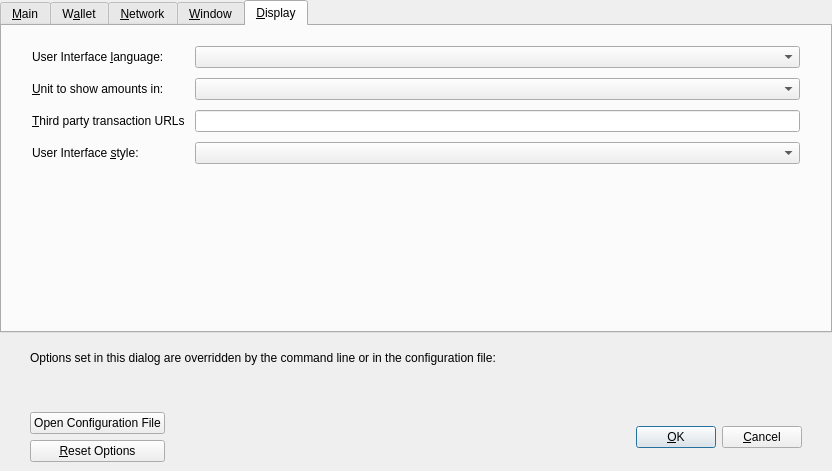
<?xml version="1.0" encoding="UTF-8"?>
<ui version="4.0">
 <class>OptionsDialog</class>
 <widget class="QDialog" name="OptionsDialog">
  <property name="geometry">
   <rect>
    <x>0</x>
    <y>0</y>
    <width>832</width>
    <height>471</height>
   </rect>
  </property>
  <property name="windowTitle">
   <string>Options</string>
  </property>
  <property name="modal">
   <bool>true</bool>
  </property>
  <layout class="QVBoxLayout" name="verticalLayout">
   <property name="leftMargin">
    <number>0</number>
   </property>
   <property name="topMargin">
    <number>0</number>
   </property>
   <property name="rightMargin">
    <number>0</number>
   </property>
   <property name="bottomMargin">
    <number>0</number>
   </property>
   <item>
    <widget class="QTabWidget" name="tabWidget">
     <property name="currentIndex">
      <number>4</number>
     </property>
     <widget class="QWidget" name="tabMain">
      <attribute name="title">
       <string>&amp;Main</string>
      </attribute>
      <layout class="QVBoxLayout" name="verticalLayout_3">
       <property name="spacing">
        <number>10</number>
       </property>
       <property name="leftMargin">
        <number>30</number>
       </property>
       <property name="topMargin">
        <number>20</number>
       </property>
       <property name="rightMargin">
        <number>30</number>
       </property>
       <property name="bottomMargin">
        <number>20</number>
       </property>
       <item>
        <widget class="QCheckBox" name="bitcoinAtStartup">
         <property name="toolTip">
          <string>Automatically start %1 after logging in to the system.</string>
         </property>
         <property name="text">
          <string>&amp;Start %1 on system login</string>
         </property>
        </widget>
       </item>
       <item>
        <layout class="QGridLayout" name="gridLayout">
         <property name="verticalSpacing">
          <number>10</number>
         </property>
         <item row="4" column="0" colspan="2">
          <widget class="QLabel" name="pruneWarning">
           <property name="text">
            <string>Reverting this setting requires re-downloading the entire blockchain.</string>
           </property>
           <property name="textFormat">
            <enum>Qt::PlainText</enum>
           </property>
          </widget>
         </item>
         <item row="1" column="0">
          <widget class="QLabel" name="threadsScriptVerifLabel">
           <property name="text">
            <string>Number of script &amp;verification threads</string>
           </property>
           <property name="textFormat">
            <enum>Qt::PlainText</enum>
           </property>
           <property name="buddy">
            <cstring>threadsScriptVerif</cstring>
           </property>
          </widget>
         </item>
         <item row="2" column="0">
          <widget class="QLabel" name="reserveBalanceLabel">
           <property name="toolTip">
            <string>Reserve amount that will not be used for staking</string>
           </property>
           <property name="text">
            <string>Reserve</string>
           </property>
           <property name="textFormat">
            <enum>Qt::PlainText</enum>
           </property>
           <property name="buddy">
            <cstring>threadsScriptVerif</cstring>
           </property>
          </widget>
         </item>
         <item row="0" column="1">
          <layout class="QHBoxLayout" name="horizontalLayout_2_Main">
           <item>
            <widget class="QSpinBox" name="databaseCache">
             <property name="minimumSize">
              <size>
               <width>100</width>
               <height>0</height>
              </size>
             </property>
            </widget>
           </item>
           <item>
            <widget class="QLabel" name="databaseCacheUnitLabel">
             <property name="text">
              <string>MiB</string>
             </property>
             <property name="textFormat">
              <enum>Qt::PlainText</enum>
             </property>
            </widget>
           </item>
           <item>
            <spacer name="horizontalSpacer_2_Main">
             <property name="orientation">
              <enum>Qt::Horizontal</enum>
             </property>
             <property name="sizeHint" stdset="0">
              <size>
               <width>40</width>
               <height>20</height>
              </size>
             </property>
            </spacer>
           </item>
          </layout>
         </item>
         <item row="0" column="0">
          <widget class="QLabel" name="databaseCacheLabel">
           <property name="text">
            <string>Size of &amp;database cache</string>
           </property>
           <property name="textFormat">
            <enum>Qt::PlainText</enum>
           </property>
           <property name="buddy">
            <cstring>databaseCache</cstring>
           </property>
          </widget>
         </item>
         <item row="2" column="1">
          <layout class="QHBoxLayout" name="horizontalLayout_3_Main_3">
           <item>
            <widget class="BitcoinAmountField" name="reserveBalance">
             <property name="toolTip">
              <string>Reserve amount that will not be used for staking</string>
             </property>
            </widget>
           </item>
           <item>
            <spacer name="horizontalSpacer_3_Main_3">
             <property name="orientation">
              <enum>Qt::Horizontal</enum>
             </property>
             <property name="sizeHint" stdset="0">
              <size>
               <width>40</width>
               <height>20</height>
              </size>
             </property>
            </spacer>
           </item>
          </layout>
         </item>
         <item row="1" column="1">
          <layout class="QHBoxLayout" name="horizontalLayout_3_Main">
           <item>
            <widget class="QSpinBox" name="threadsScriptVerif">
             <property name="minimumSize">
              <size>
               <width>100</width>
               <height>0</height>
              </size>
             </property>
             <property name="toolTip">
              <string>(0 = auto, &lt;0 = leave that many cores free)</string>
             </property>
            </widget>
           </item>
           <item>
            <spacer name="horizontalSpacer_3_Main">
             <property name="orientation">
              <enum>Qt::Horizontal</enum>
             </property>
             <property name="sizeHint" stdset="0">
              <size>
               <width>40</width>
               <height>20</height>
              </size>
             </property>
            </spacer>
           </item>
          </layout>
         </item>
         <item row="3" column="0">
          <widget class="QCheckBox" name="prune">
           <property name="toolTip">
            <string>Disables some advanced features but all blocks will still be fully validated. Reverting this setting requires re-downloading the entire blockchain. Actual disk usage may be somewhat higher.</string>
           </property>
           <property name="text">
            <string>Prune &amp;block storage to</string>
           </property>
          </widget>
         </item>
         <item row="3" column="1">
          <layout class="QHBoxLayout" name="horizontalLayout_Main_Prune">
           <item>
            <widget class="QSpinBox" name="pruneSize"/>
           </item>
           <item>
            <widget class="QLabel" name="pruneSizeUnitLabel">
             <property name="text">
              <string>GB</string>
             </property>
             <property name="textFormat">
              <enum>Qt::PlainText</enum>
             </property>
            </widget>
           </item>
           <item>
            <spacer name="horizontalSpacer_Main_Prune">
             <property name="orientation">
              <enum>Qt::Horizontal</enum>
             </property>
             <property name="sizeHint" stdset="0">
              <size>
               <width>40</width>
               <height>20</height>
              </size>
             </property>
            </spacer>
           </item>
          </layout>
         </item>
        </layout>
       </item>
       <item>
        <widget class="QCheckBox" name="logEvents">
         <property name="text">
          <string>Enable  log &amp;events</string>
         </property>
        </widget>
       </item>
       <item>
        <spacer name="verticalSpacer_Main">
         <property name="orientation">
          <enum>Qt::Vertical</enum>
         </property>
         <property name="sizeHint" stdset="0">
          <size>
           <width>20</width>
           <height>40</height>
          </size>
         </property>
        </spacer>
       </item>
      </layout>
     </widget>
     <widget class="QWidget" name="tabWallet">
      <attribute name="title">
       <string>W&amp;allet</string>
      </attribute>
      <layout class="QVBoxLayout" name="verticalLayout_Wallet">
       <property name="spacing">
        <number>10</number>
       </property>
       <property name="leftMargin">
        <number>30</number>
       </property>
       <property name="topMargin">
        <number>20</number>
       </property>
       <property name="rightMargin">
        <number>30</number>
       </property>
       <property name="bottomMargin">
        <number>20</number>
       </property>
       <item>
        <widget class="QGroupBox" name="groupBox">
         <property name="title">
          <string>Expert</string>
         </property>
         <layout class="QVBoxLayout" name="verticalLayout_2">
          <property name="spacing">
           <number>10</number>
          </property>
          <item>
           <widget class="QCheckBox" name="coinControlFeatures">
            <property name="toolTip">
             <string>Whether to show coin control features or not.</string>
            </property>
            <property name="text">
             <string>Enable coin &amp;control features</string>
            </property>
           </widget>
          </item>
          <item>
           <widget class="QCheckBox" name="spendZeroConfChange">
            <property name="toolTip">
             <string>If you disable the spending of unconfirmed change, the change from a transaction cannot be used until that transaction has at least one confirmation. This also affects how your balance is computed.</string>
            </property>
            <property name="text">
             <string>&amp;Spend unconfirmed change</string>
            </property>
           </widget>
          </item>
          <item>
           <widget class="QCheckBox" name="zeroBalanceAddressToken">
            <property name="text">
             <string>Enable &amp;zero balance for receiver token address</string>
            </property>
           </widget>
          </item>
          <item>
           <widget class="QCheckBox" name="useChangeAddress">
            <property name="text">
             <string>Use change &amp;address</string>
            </property>
           </widget>
          </item>
          <item>
           <widget class="QCheckBox" name="checkForUpdates">
            <property name="text">
             <string>Check for &amp;updates</string>
            </property>
           </widget>
          </item>
         </layout>
        </widget>
       </item>
       <item>
        <spacer name="verticalSpacer_Wallet">
         <property name="orientation">
          <enum>Qt::Vertical</enum>
         </property>
         <property name="sizeHint" stdset="0">
          <size>
           <width>20</width>
           <height>40</height>
          </size>
         </property>
        </spacer>
       </item>
      </layout>
     </widget>
     <widget class="QWidget" name="tabNetwork">
      <attribute name="title">
       <string>&amp;Network</string>
      </attribute>
      <layout class="QVBoxLayout" name="verticalLayout_Network">
       <property name="spacing">
        <number>10</number>
       </property>
       <property name="leftMargin">
        <number>30</number>
       </property>
       <property name="topMargin">
        <number>20</number>
       </property>
       <property name="rightMargin">
        <number>30</number>
       </property>
       <property name="bottomMargin">
        <number>20</number>
       </property>
       <item>
        <widget class="QCheckBox" name="mapPortUpnp">
         <property name="toolTip">
          <string>Automatically open the Bitcoin client port on the router. This only works when your router supports UPnP and it is enabled.</string>
         </property>
         <property name="text">
          <string>Map port using &amp;UPnP</string>
         </property>
        </widget>
       </item>
       <item>
        <widget class="QCheckBox" name="allowIncoming">
         <property name="toolTip">
          <string>Accept connections from outside.</string>
         </property>
         <property name="text">
          <string>Allow incomin&amp;g connections</string>
         </property>
        </widget>
       </item>
       <item>
        <widget class="QCheckBox" name="connectSocks">
         <property name="toolTip">
          <string>Connect to the Bitcoin network through a SOCKS5 proxy.</string>
         </property>
         <property name="text">
          <string>&amp;Connect through SOCKS5 proxy (default proxy):</string>
         </property>
        </widget>
       </item>
       <item>
        <layout class="QHBoxLayout" name="horizontalLayout_1_Network">
         <item>
          <widget class="QLabel" name="proxyIpLabel">
           <property name="text">
            <string>Proxy &amp;IP:</string>
           </property>
           <property name="textFormat">
            <enum>Qt::PlainText</enum>
           </property>
           <property name="buddy">
            <cstring>proxyIp</cstring>
           </property>
          </widget>
         </item>
         <item>
          <widget class="QValidatedLineEdit" name="proxyIp">
           <property name="minimumSize">
            <size>
             <width>140</width>
             <height>0</height>
            </size>
           </property>
           <property name="maximumSize">
            <size>
             <width>140</width>
             <height>16777215</height>
            </size>
           </property>
           <property name="toolTip">
            <string>IP address of the proxy (e.g. IPv4: 127.0.0.1 / IPv6: ::1)</string>
           </property>
          </widget>
         </item>
         <item>
          <widget class="QLabel" name="proxyPortLabel">
           <property name="text">
            <string>&amp;Port:</string>
           </property>
           <property name="textFormat">
            <enum>Qt::PlainText</enum>
           </property>
           <property name="buddy">
            <cstring>proxyPort</cstring>
           </property>
          </widget>
         </item>
         <item>
          <widget class="QLineEdit" name="proxyPort">
           <property name="minimumSize">
            <size>
             <width>55</width>
             <height>0</height>
            </size>
           </property>
           <property name="maximumSize">
            <size>
             <width>55</width>
             <height>16777215</height>
            </size>
           </property>
           <property name="toolTip">
            <string>Port of the proxy (e.g. 9050)</string>
           </property>
          </widget>
         </item>
         <item>
          <spacer name="horizontalSpacer_1_Network">
           <property name="orientation">
            <enum>Qt::Horizontal</enum>
           </property>
           <property name="sizeHint" stdset="0">
            <size>
             <width>40</width>
             <height>20</height>
            </size>
           </property>
          </spacer>
         </item>
        </layout>
       </item>
       <item>
        <layout class="QHBoxLayout" name="horizontalLayout_2_Network">
         <item>
          <widget class="QLabel" name="proxyActiveNets">
           <property name="text">
            <string>Used for reaching peers via:</string>
           </property>
           <property name="textFormat">
            <enum>Qt::PlainText</enum>
           </property>
          </widget>
         </item>
         <item>
          <widget class="QCheckBox" name="proxyReachIPv4">
           <property name="enabled">
            <bool>false</bool>
           </property>
           <property name="toolTip">
            <string>Shows if the supplied default SOCKS5 proxy is used to reach peers via this network type.</string>
           </property>
           <property name="text">
            <string/>
           </property>
          </widget>
         </item>
         <item>
          <widget class="QLabel" name="proxyReachIPv4Label">
           <property name="text">
            <string>IPv4</string>
           </property>
           <property name="textFormat">
            <enum>Qt::PlainText</enum>
           </property>
          </widget>
         </item>
         <item>
          <widget class="QCheckBox" name="proxyReachIPv6">
           <property name="enabled">
            <bool>false</bool>
           </property>
           <property name="toolTip">
            <string>Shows if the supplied default SOCKS5 proxy is used to reach peers via this network type.</string>
           </property>
           <property name="text">
            <string/>
           </property>
          </widget>
         </item>
         <item>
          <widget class="QLabel" name="proxyReachIPv6Label">
           <property name="text">
            <string>IPv6</string>
           </property>
           <property name="textFormat">
            <enum>Qt::PlainText</enum>
           </property>
          </widget>
         </item>
         <item>
          <widget class="QCheckBox" name="proxyReachTor">
           <property name="enabled">
            <bool>false</bool>
           </property>
           <property name="toolTip">
            <string>Shows if the supplied default SOCKS5 proxy is used to reach peers via this network type.</string>
           </property>
           <property name="text">
            <string/>
           </property>
          </widget>
         </item>
         <item>
          <widget class="QLabel" name="proxyReachTorLabel">
           <property name="text">
            <string>Tor</string>
           </property>
           <property name="textFormat">
            <enum>Qt::PlainText</enum>
           </property>
          </widget>
         </item>
         <item>
          <spacer name="horizontalSpacer_2_Network">
           <property name="orientation">
            <enum>Qt::Horizontal</enum>
           </property>
           <property name="sizeHint" stdset="0">
            <size>
             <width>40</width>
             <height>20</height>
            </size>
           </property>
          </spacer>
         </item>
        </layout>
       </item>
       <item>
        <widget class="QCheckBox" name="connectSocksTor">
         <property name="toolTip">
          <string>Connect to the Bitcoin network through a separate SOCKS5 proxy for Tor hidden services.</string>
         </property>
         <property name="text">
          <string>Use separate SOCKS&amp;5 proxy to reach peers via Tor hidden services:</string>
         </property>
        </widget>
       </item>
       <item>
        <layout class="QHBoxLayout" name="horizontalLayout_3_Network">
         <item>
          <widget class="QLabel" name="proxyIpTorLabel">
           <property name="text">
            <string>Proxy &amp;IP:</string>
           </property>
           <property name="textFormat">
            <enum>Qt::PlainText</enum>
           </property>
           <property name="buddy">
            <cstring>proxyIpTor</cstring>
           </property>
          </widget>
         </item>
         <item>
          <widget class="QValidatedLineEdit" name="proxyIpTor">
           <property name="minimumSize">
            <size>
             <width>140</width>
             <height>0</height>
            </size>
           </property>
           <property name="maximumSize">
            <size>
             <width>140</width>
             <height>16777215</height>
            </size>
           </property>
           <property name="toolTip">
            <string>IP address of the proxy (e.g. IPv4: 127.0.0.1 / IPv6: ::1)</string>
           </property>
          </widget>
         </item>
         <item>
          <widget class="QLabel" name="proxyPortTorLabel">
           <property name="text">
            <string>&amp;Port:</string>
           </property>
           <property name="textFormat">
            <enum>Qt::PlainText</enum>
           </property>
           <property name="buddy">
            <cstring>proxyPortTor</cstring>
           </property>
          </widget>
         </item>
         <item>
          <widget class="QLineEdit" name="proxyPortTor">
           <property name="minimumSize">
            <size>
             <width>55</width>
             <height>0</height>
            </size>
           </property>
           <property name="maximumSize">
            <size>
             <width>55</width>
             <height>16777215</height>
            </size>
           </property>
           <property name="toolTip">
            <string>Port of the proxy (e.g. 9050)</string>
           </property>
          </widget>
         </item>
         <item>
          <spacer name="horizontalSpacer_4_Network">
           <property name="orientation">
            <enum>Qt::Horizontal</enum>
           </property>
           <property name="sizeHint" stdset="0">
            <size>
             <width>40</width>
             <height>20</height>
            </size>
           </property>
          </spacer>
         </item>
        </layout>
       </item>
       <item>
        <spacer name="verticalSpacer_Network">
         <property name="orientation">
          <enum>Qt::Vertical</enum>
         </property>
         <property name="sizeHint" stdset="0">
          <size>
           <width>20</width>
           <height>40</height>
          </size>
         </property>
        </spacer>
       </item>
      </layout>
     </widget>
     <widget class="QWidget" name="tabWindow">
      <attribute name="title">
       <string>&amp;Window</string>
      </attribute>
      <layout class="QVBoxLayout" name="verticalLayout_Window">
       <property name="spacing">
        <number>10</number>
       </property>
       <property name="leftMargin">
        <number>30</number>
       </property>
       <property name="topMargin">
        <number>20</number>
       </property>
       <property name="rightMargin">
        <number>30</number>
       </property>
       <property name="bottomMargin">
        <number>20</number>
       </property>
       <item>
        <widget class="QCheckBox" name="hideTrayIcon">
         <property name="toolTip">
          <string>Hide the icon from the system tray.</string>
         </property>
         <property name="text">
          <string>&amp;Hide tray icon</string>
         </property>
        </widget>
       </item>
       <item>
        <widget class="QCheckBox" name="minimizeToTray">
         <property name="toolTip">
          <string>Show only a tray icon after minimizing the window.</string>
         </property>
         <property name="text">
          <string>&amp;Minimize to the tray instead of the taskbar</string>
         </property>
        </widget>
       </item>
       <item>
        <widget class="QCheckBox" name="minimizeOnClose">
         <property name="toolTip">
          <string>Minimize instead of exit the application when the window is closed. When this option is enabled, the application will be closed only after selecting Exit in the menu.</string>
         </property>
         <property name="text">
          <string>M&amp;inimize on close</string>
         </property>
        </widget>
       </item>
       <item>
        <spacer name="verticalSpacer_Window">
         <property name="orientation">
          <enum>Qt::Vertical</enum>
         </property>
         <property name="sizeHint" stdset="0">
          <size>
           <width>20</width>
           <height>40</height>
          </size>
         </property>
        </spacer>
       </item>
      </layout>
     </widget>
     <widget class="QWidget" name="tabDisplay">
      <attribute name="title">
       <string>&amp;Display</string>
      </attribute>
      <layout class="QVBoxLayout" name="verticalLayout_Display">
       <property name="spacing">
        <number>10</number>
       </property>
       <property name="leftMargin">
        <number>30</number>
       </property>
       <property name="topMargin">
        <number>20</number>
       </property>
       <property name="rightMargin">
        <number>30</number>
       </property>
       <property name="bottomMargin">
        <number>20</number>
       </property>
       <item>
        <layout class="QGridLayout" name="gridLayout_2">
         <property name="verticalSpacing">
          <number>10</number>
         </property>
         <item row="0" column="0">
          <widget class="QLabel" name="langLabel">
           <property name="text">
            <string>User Interface &amp;language:</string>
           </property>
           <property name="textFormat">
            <enum>Qt::PlainText</enum>
           </property>
           <property name="buddy">
            <cstring>lang</cstring>
           </property>
          </widget>
         </item>
         <item row="0" column="1">
          <widget class="QValueComboBox" name="lang">
           <property name="toolTip">
            <string>The user interface language can be set here. This setting will take effect after restarting %1.</string>
           </property>
          </widget>
         </item>
         <item row="1" column="0">
          <widget class="QLabel" name="unitLabel">
           <property name="text">
            <string>&amp;Unit to show amounts in:</string>
           </property>
           <property name="textFormat">
            <enum>Qt::PlainText</enum>
           </property>
           <property name="buddy">
            <cstring>unit</cstring>
           </property>
          </widget>
         </item>
         <item row="2" column="0">
          <widget class="QLabel" name="thirdPartyTxUrlsLabel">
           <property name="toolTip">
            <string>Third party URLs (e.g. a block explorer) that appear in the transactions tab as context menu items. %s in the URL is replaced by transaction hash. Multiple URLs are separated by vertical bar |.</string>
           </property>
           <property name="text">
            <string>&amp;Third party transaction URLs</string>
           </property>
           <property name="buddy">
            <cstring>thirdPartyTxUrls</cstring>
           </property>
          </widget>
         </item>
         <item row="1" column="1">
          <widget class="QValueComboBox" name="unit">
           <property name="toolTip">
            <string>Choose the default subdivision unit to show in the interface and when sending coins.</string>
           </property>
          </widget>
         </item>
         <item row="2" column="1">
          <widget class="QLineEdit" name="thirdPartyTxUrls">
           <property name="toolTip">
            <string>Third party URLs (e.g. a block explorer) that appear in the transactions tab as context menu items. %s in the URL is replaced by transaction hash. Multiple URLs are separated by vertical bar |.</string>
           </property>
          </widget>
         </item>
         <item row="3" column="0">
          <widget class="QLabel" name="themeLabel">
           <property name="text">
            <string>User Interface &amp;style:</string>
           </property>
           <property name="textFormat">
            <enum>Qt::PlainText</enum>
           </property>
           <property name="buddy">
            <cstring>lang</cstring>
           </property>
          </widget>
         </item>
         <item row="3" column="1">
          <widget class="QValueComboBox" name="theme">
           <property name="toolTip">
            <string>The user interface style can be set here. This setting will take effect after restarting %1.</string>
           </property>
          </widget>
         </item>
        </layout>
       </item>
       <item>
        <spacer name="verticalSpacer_Display">
         <property name="orientation">
          <enum>Qt::Vertical</enum>
         </property>
         <property name="sizeHint" stdset="0">
          <size>
           <width>20</width>
           <height>40</height>
          </size>
         </property>
        </spacer>
       </item>
      </layout>
     </widget>
    </widget>
   </item>
   <item>
    <widget class="QFrame" name="frame">
     <layout class="QVBoxLayout" name="verticalLayout_Bottom">
      <property name="leftMargin">
       <number>30</number>
      </property>
      <property name="rightMargin">
       <number>30</number>
      </property>
      <item>
       <layout class="QHBoxLayout" name="horizontalLayout_Bottom">
        <item>
         <widget class="QLabel" name="overriddenByCommandLineInfoLabel">
          <property name="text">
           <string>Options set in this dialog are overridden by the command line or in the configuration file:</string>
          </property>
          <property name="textFormat">
           <enum>Qt::PlainText</enum>
          </property>
         </widget>
        </item>
        <item>
         <spacer name="horizontalSpacer_Bottom">
          <property name="orientation">
           <enum>Qt::Horizontal</enum>
          </property>
          <property name="sizeHint" stdset="0">
           <size>
            <width>40</width>
            <height>20</height>
           </size>
          </property>
         </spacer>
        </item>
       </layout>
      </item>
      <item>
       <widget class="QLabel" name="overriddenByCommandLineLabel">
        <property name="text">
         <string/>
        </property>
        <property name="textFormat">
         <enum>Qt::PlainText</enum>
        </property>
        <property name="wordWrap">
         <bool>true</bool>
        </property>
       </widget>
      </item>
     </layout>
    </widget>
   </item>
   <item>
    <widget class="QWidget" name="buttonsContainerWhite" native="true">
     <layout class="QHBoxLayout" name="horizontalLayout_2">
      <property name="leftMargin">
       <number>30</number>
      </property>
      <property name="rightMargin">
       <number>30</number>
      </property>
      <item>
       <layout class="QVBoxLayout" name="verticalLayout_Buttons">
        <item>
         <widget class="QPushButton" name="openBitcoinConfButton">
          <property name="toolTip">
           <string>Open the %1 configuration file from the working directory.</string>
          </property>
          <property name="text">
           <string>Open Configuration File</string>
          </property>
          <property name="autoDefault">
           <bool>false</bool>
          </property>
         </widget>
        </item>
        <item>
         <widget class="QPushButton" name="resetButton">
          <property name="toolTip">
           <string>Reset all client options to default.</string>
          </property>
          <property name="text">
           <string>&amp;Reset Options</string>
          </property>
          <property name="autoDefault">
           <bool>false</bool>
          </property>
         </widget>
        </item>
       </layout>
      </item>
      <item>
       <spacer name="horizontalSpacer_3">
        <property name="orientation">
         <enum>Qt::Horizontal</enum>
        </property>
        <property name="sizeHint" stdset="0">
         <size>
          <width>20</width>
          <height>20</height>
         </size>
        </property>
       </spacer>
      </item>
      <item>
       <widget class="QLabel" name="statusLabel">
        <property name="minimumSize">
         <size>
          <width>200</width>
          <height>0</height>
         </size>
        </property>
        <property name="font">
         <font>
          <weight>75</weight>
          <bold>true</bold>
         </font>
        </property>
        <property name="text">
         <string/>
        </property>
        <property name="textFormat">
         <enum>Qt::PlainText</enum>
        </property>
        <property name="wordWrap">
         <bool>true</bool>
        </property>
       </widget>
      </item>
      <item>
       <spacer name="horizontalSpacer">
        <property name="orientation">
         <enum>Qt::Horizontal</enum>
        </property>
        <property name="sizeHint" stdset="0">
         <size>
          <width>20</width>
          <height>20</height>
         </size>
        </property>
       </spacer>
      </item>
      <item>
       <widget class="QPushButton" name="okButton">
        <property name="text">
         <string>&amp;OK</string>
        </property>
        <property name="autoDefault">
         <bool>false</bool>
        </property>
        <property name="default">
         <bool>true</bool>
        </property>
       </widget>
      </item>
      <item>
       <widget class="QPushButton" name="cancelButton">
        <property name="text">
         <string>&amp;Cancel</string>
        </property>
        <property name="autoDefault">
         <bool>false</bool>
        </property>
       </widget>
      </item>
     </layout>
    </widget>
   </item>
  </layout>
 </widget>
 <customwidgets>
  <customwidget>
   <class>QValidatedLineEdit</class>
   <extends>QLineEdit</extends>
   <header>qt/qvalidatedlineedit.h</header>
  </customwidget>
  <customwidget>
   <class>QValueComboBox</class>
   <extends>QComboBox</extends>
   <header>qt/qvaluecombobox.h</header>
  </customwidget>
  <customwidget>
   <class>BitcoinAmountField</class>
   <extends>QSpinBox</extends>
   <header>qt/bitcoinamountfield.h</header>
  </customwidget>
 </customwidgets>
 <resources/>
 <connections/>
</ui>
